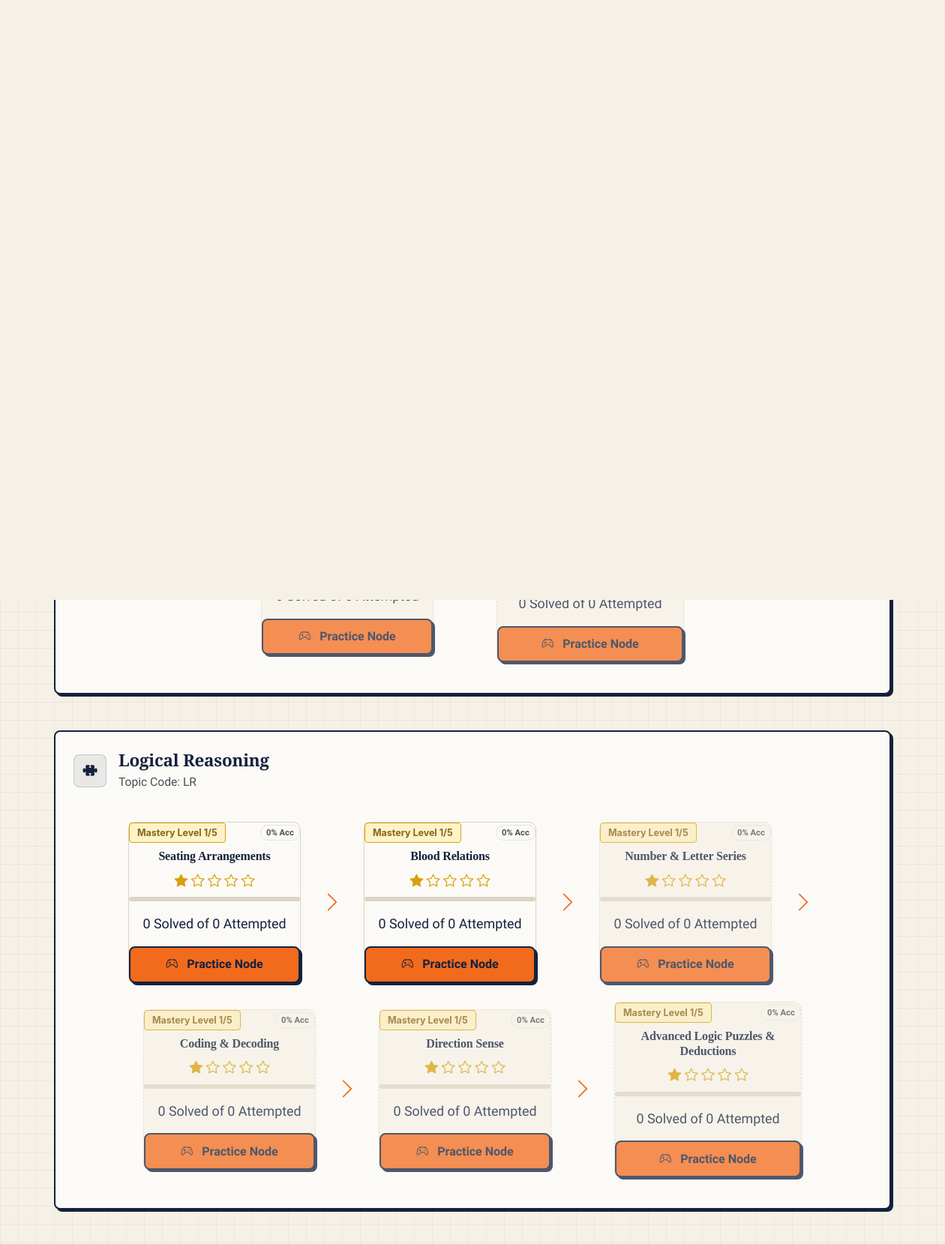
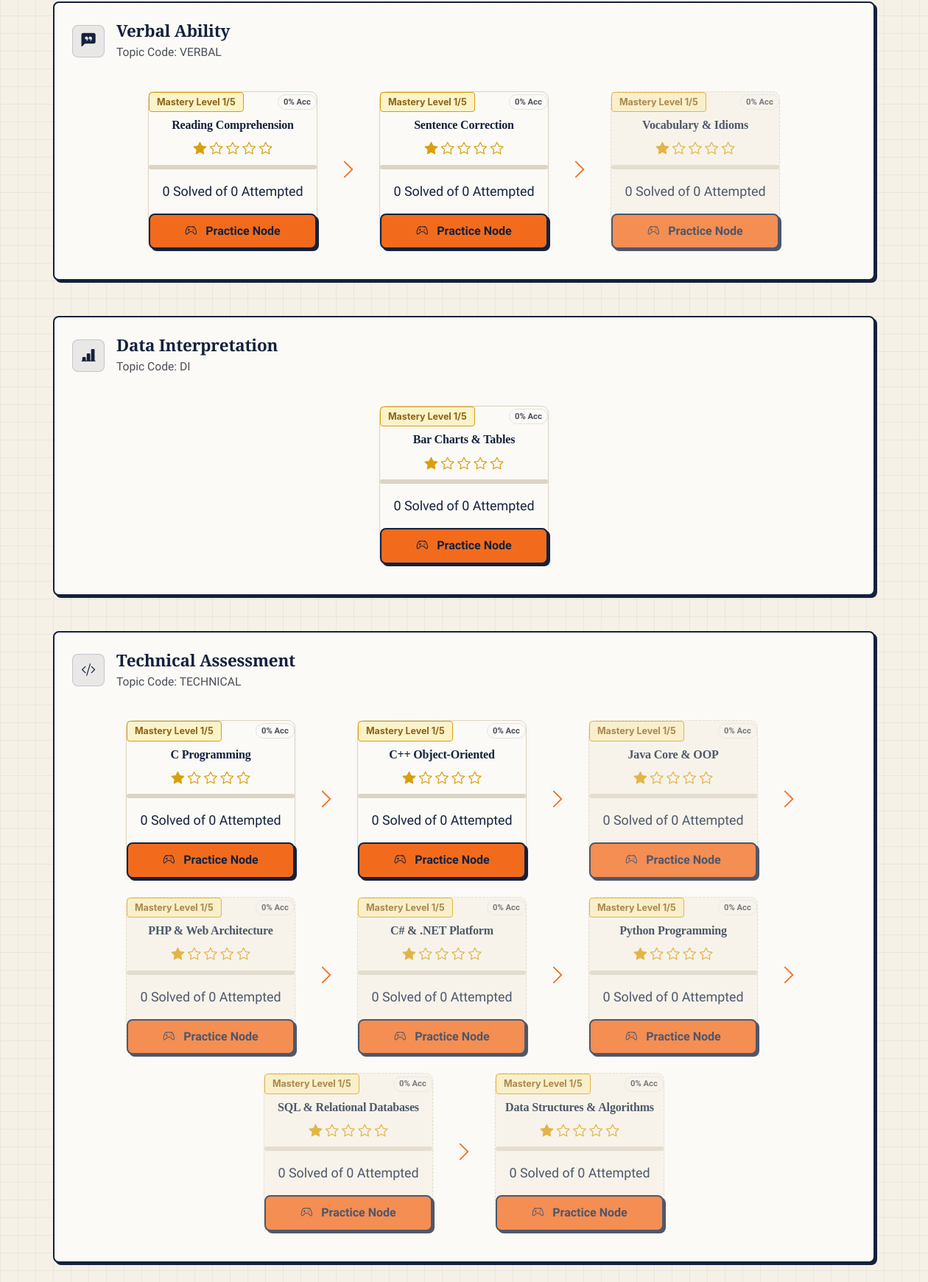
The page /public/index.php?action=skill_tree (upper part) on the database its author committed (2 pictures, top to bottom).
### tables this page shows
CREATE TABLE `subtopics` (
  `id` int NOT NULL AUTO_INCREMENT,
  `topic_id` int NOT NULL,
  `name` varchar(100) NOT NULL,
  `code` varchar(50) NOT NULL,
  `created_at` timestamp NULL DEFAULT CURRENT_TIMESTAMP,
  PRIMARY KEY (`id`),
  UNIQUE KEY `code` (`code`),
  KEY `topic_id` (`topic_id`),
  CONSTRAINT `subtopics_ibfk_1` FOREIGN KEY (`topic_id`) REFERENCES `topics` (`id`) ON DELETE CASCADE
);

CREATE TABLE `topics` (
  `id` int NOT NULL AUTO_INCREMENT,
  `name` varchar(100) NOT NULL,
  `code` varchar(20) NOT NULL,
  `icon` varchar(50) DEFAULT 'bi-journal-text',
  `created_at` timestamp NULL DEFAULT CURRENT_TIMESTAMP,
  PRIMARY KEY (`id`),
  UNIQUE KEY `code` (`code`)
);

### app/Views/skill_tree.php (the view, shortened to what this page needs)
<?php
$db = Database::getConnection();
$userId = $_SESSION['user_id'] ?? null;
$topics = $db->query("SELECT * FROM topics ORDER BY id ASC")->fetchAll();
$subtopics = $db->query("SELECT s.*, t.name as topic_name FROM subtopics s JOIN topics t ON s.topic_id = t.id ORDER BY s.topic_id ASC, s.id ASC")->fetchAll();
$userProgressMap = [];
?>
<div class="row justify-content-center py-3">
  <div class="col-12 text-center mb-4">
    <div class="stamp-badge mb-2">
    </div>
    <h1 class="font-serif fw-bold fs-2 text-ink">Aptitude Mastery Skill Trees</h1>
    <p class="text-ink-muted mx-auto" style="max-width: 600px;">
    </p>
  </div>
  <?php foreach ($topics as $topic): ?>
    <div class="col-12 mb-5">
      <div class="card card-gamified p-4">
        <div class="d-flex align-items-center gap-3 mb-4">
          <div class="feature-icon-box mb-0">
            <i class="bi <?= $topic['icon'] ?: 'bi-journal-text' ?>"></i>
          </div>
          <div>
            <h4 class="font-serif fw-bold text-ink mb-0"><?= htmlspecialchars($topic['name']) ?></h4>
            <span class="text-ink-muted small">Topic Code: <?= htmlspecialchars($topic['code']) ?></span>
          </div>
        </div>
        <div class="skill-tree-grid d-flex flex-wrap justify-content-center align-items-center gap-4 py-3">
          <?php
            $topicSubtopics = array_filter($subtopics, fn($s) => $s['topic_id'] == $topic['id']);
            $nodeIndex = 0;
            foreach ($topicSubtopics as $sub):
              $nodeIndex++;
              $prog = $userProgressMap[$sub['id']] ?? null;
              $masteryLevel = $prog ? (int)$prog['current_mastery_level'] : 1;
              $totalAttempted = $prog ? (int)$prog['total_attempted'] : 0;
              $totalCorrect = $prog ? (int)$prog['total_correct'] : 0;
              $isLocked = ($nodeIndex > 1 && !$userId && $nodeIndex > 2);
          ?>
            <div class="skill-node-card text-center p-3.5 <?= $isLocked ? 'is-locked' : '' ?>" style="min-width: 230px; max-width: 250px; position: relative;">
              <div class="d-flex justify-content-between align-items-center mb-2">
                <span class="node-badge-level">
                  Mastery Level <?= $masteryLevel ?>/5
                </span>
                <span class="badge rounded-pill bg-surface text-ink-muted border" style="font-size: 0.7rem;">
                  <?= $totalAttempted > 0 ? round(($totalCorrect / $totalAttempted) * 100) : 0 ?>% Acc
                </span>
              </div>
              <h6 class="font-serif fw-bold text-ink mb-2"><?= htmlspecialchars($sub['name']) ?></h6>
              <div class="mb-2" style="color: var(--highlight);">
                <?php for ($i = 1; $i <= 5; $i++): ?>
                  <i class="bi <?= $i <= $masteryLevel ? 'bi-star-fill' : 'bi-star' ?>"></i>
                <?php endfor; ?>
              </div>
              <div class="progress mb-3" style="height: 6px; background-color: var(--border);">
                <div class="progress-bar-fill" style="width: <?= min(100, $masteryLevel * 20) ?>%;"></div>
              </div>
              <div class="text-ink-muted extra-small mb-3">
                <span><?= $totalCorrect ?> Solved of <?= $totalAttempted ?> Attempted</span>
              </div>
              <a href="index.php?action=practice&subtopic_id=<?= $sub['id'] ?>" class="btn btn-sm btn-primary-gamified px-3 w-100 fw-bold shadow-sm">
                <i class="bi bi-controller me-1"></i> Practice Node
              </a>
            </div>
            <?php if ($nodeIndex < count($topicSubtopics)): ?>
              <div class="d-none d-md-flex align-items-center justify-content-center text-ink-muted fs-3 px-1">
                <i class="bi bi-chevron-right text-accent"></i>
              </div>
            <?php endif; ?>
          <?php endforeach; ?>
        </div>
      </div>
    </div>
  <?php endforeach; ?>
</div>

### public/css/style.css (style rules this page uses)
:root { --bg: #F8F6F0; --surface: #FFFFFF; --border: #D8D2C2; --ink: #111B24; --ink-muted: #4A5568; --accent: #0F4C81; --accent-hover: #0A3459; --teal-neon: #008080; --success: #1B7A43; --danger: #C53030; --highlight: #D69E2E; --accent-tint: rgba(15, 76, 129, 0.08); --success-tint: rgba(27, 122, 67, 0.10); --danger-tint: rgba(197, 48, 48, 0.10); --highlight-tint: rgba(214, 158, 46, 0.12); }
html, body { background-color: var(--bg) !important; color: var(--ink) !important; font-family: 'Inter', system-ui, -apple-system, BlinkMacSystemFont, sans-serif; min-height: 100vh; display: flex; flex-direction: column; -webkit-font-smoothing: antialiased; }
h1, h2, h3, h4, h5, h6, .h1, .h2, .h3, .h4, .h5, .h6, .font-serif, .navbar-brand { font-family: 'Lora', 'Source Serif 4', Georgia, serif !important; color: var(--ink) !important; font-weight: 700 !important; letter-spacing: -0.01em !important; }
.text-ink { color: var(--ink) !important; }
.text-accent { color: var(--accent) !important; }
.btn-primary-gamified { background-color: var(--accent) !important; color: var(--surface) !important; border: 1px solid var(--accent) !important; border-radius: 50px !important; padding: 10px 24px !important; font-family: 'Inter', sans-serif !important; font-weight: 600 !important; font-size: 0.92rem !important; transition: all 0.2s ease !important; display: inline-flex !important; align-items: center !important; justify-content: center !important; gap: 8px !important; text-decoration: none !important; box-shadow: 0 2px 6px rgba(30, 58, 95, 0.12) !important; }
.card-gamified { background: var(--surface) !important; border: 1px solid var(--border) !important; border-radius: 12px !important; box-shadow: 0 2px 8px rgba(31, 42, 36, 0.03) !important; transition: border-color 0.2s ease, transform 0.2s ease; }
.stamp-badge { display: inline-flex; align-items: center; gap: 4px; background: var(--surface); border: 1px solid var(--border); color: var(--ink-muted); font-family: 'Inter', sans-serif; font-size: 0.8rem; font-weight: 600; padding: 4px 12px; border-radius: 4px; }
.feature-icon-box { width: 44px; height: 44px; border-radius: 8px; background: var(--accent-tint); border: 1px solid rgba(30, 58, 95, 0.2); display: flex; align-items: center; justify-content: center; font-size: 1.2rem; color: var(--accent); margin-bottom: 1rem; }
.skill-node-card { background: var(--surface) !important; border: 1px solid var(--border) !important; border-radius: 10px !important; box-shadow: 0 2px 6px rgba(31, 42, 36, 0.03) !important; transition: all 0.2s ease; }
.skill-node-card.is-locked { background: var(--bg) !important; border: 1px dashed var(--border) !important; opacity: 0.75 !important; }
.skill-node-card h6 { font-family: 'Lora', Georgia, serif !important; color: var(--ink) !important; font-weight: 600 !important; font-size: 1rem !important; }
.node-badge-level { background: var(--highlight-tint) !important; color: #8c6317 !important; border: 1px solid var(--highlight) !important; font-weight: 700 !important; font-size: 0.78rem !important; padding: 3px 10px !important; border-radius: 4px !important; font-family: 'Inter', sans-serif !important; }
.card-gamified { background: var(--surface) !important; border: 1px solid var(--border) !important; border-radius: 16px !important; box-shadow: 0 10px 30px -5px rgba(15, 76, 129, 0.07), 0 4px 12px rgba(17, 27, 36, 0.03) !important; transition: all 0.3s cubic-bezier(0.16, 1, 0.3, 1) !important; }

### rows shown on the page
subtopics: min(100, $masteryLevel * 20) 20 (drawn)
subtopics: min(100, $masteryLevel * 20) 20 (drawn), totalCorrect "0", totalAttempted "0"
topics: name "Logical Reasoning", code "LR"
subtopics: masteryLevel "1", shows "0", name "Seating Arrangements", min(100, $masteryLevel * 20) 20 (drawn), totalCorrect "0", totalAttempted "0"
subtopics: masteryLevel "1", shows "0", name "Blood Relations", min(100, $masteryLevel * 20) 20 (drawn), totalCorrect "0", totalAttempted "0"
subtopics: masteryLevel "1", shows "0", name "Number & Letter Series", min(100, $masteryLevel * 20) 20 (drawn), totalCorrect "0", totalAttempted "0"
subtopics: masteryLevel "1", shows "0", name "Coding & Decoding", min(100, $masteryLevel * 20) 20 (drawn), totalCorrect "0", totalAttempted "0"
subtopics: masteryLevel "1", shows "0", name "Direction Sense", min(100, $masteryLevel * 20) 20 (drawn), totalCorrect "0", totalAttempted "0"
subtopics: masteryLevel "1", shows "0", name "Advanced Logic Puzzles & Deductions", min(100, $masteryLevel * 20) 20 (drawn), totalCorrect "0", totalAttempted "0"
topics: name "Verbal Ability", code "VERBAL"
subtopics: masteryLevel "1", shows "0", name "Reading Comprehension", min(100, $masteryLevel * 20) 20 (drawn), totalCorrect "0", totalAttempted "0"
subtopics: masteryLevel "1", shows "0", name "Sentence Correction", min(100, $masteryLevel * 20) 20 (drawn), totalCorrect "0", totalAttempted "0"
subtopics: masteryLevel "1", shows "0", name "Vocabulary & Idioms", min(100, $masteryLevel * 20) 20 (drawn), totalCorrect "0", totalAttempted "0"
topics: name "Data Interpretation", code "DI"
subtopics: masteryLevel "1", shows "0", name "Bar Charts & Tables", min(100, $masteryLevel * 20) 20 (drawn), totalCorrect "0", totalAttempted "0"
topics: name "Technical Assessment", code "TECHNICAL"
subtopics: masteryLevel "1", shows "0", name "C Programming", min(100, $masteryLevel * 20) 20 (drawn), totalCorrect "0", totalAttempted "0"
subtopics: masteryLevel "1", shows "0", name "C++ Object-Oriented", min(100, $masteryLevel * 20) 20 (drawn), totalCorrect "0", totalAttempted "0"
subtopics: masteryLevel "1", shows "0", name "Java Core & OOP", min(100, $masteryLevel * 20) 20 (drawn), totalCorrect "0", totalAttempted "0"
subtopics: masteryLevel "1", shows "0", name "PHP & Web Architecture", min(100, $masteryLevel * 20) 20 (drawn), totalCorrect "0", totalAttempted "0"
subtopics: masteryLevel "1", shows "0", name "C# & .NET Platform", min(100, $masteryLevel * 20) 20 (drawn), totalCorrect "0", totalAttempted "0"
subtopics: masteryLevel "1", shows "0", name "Python Programming", min(100, $masteryLevel * 20) 20 (drawn), totalCorrect "0", totalAttempted "0"
subtopics: masteryLevel "1", shows "0", name "SQL & Relational Databases", min(100, $masteryLevel * 20) 20 (drawn), totalCorrect "0", totalAttempted "0"
subtopics: masteryLevel "1", shows "0", name "Data Structures & Algorithms", min(100, $masteryLevel * 20) 20 (drawn), totalCorrect "0", totalAttempted "0"
